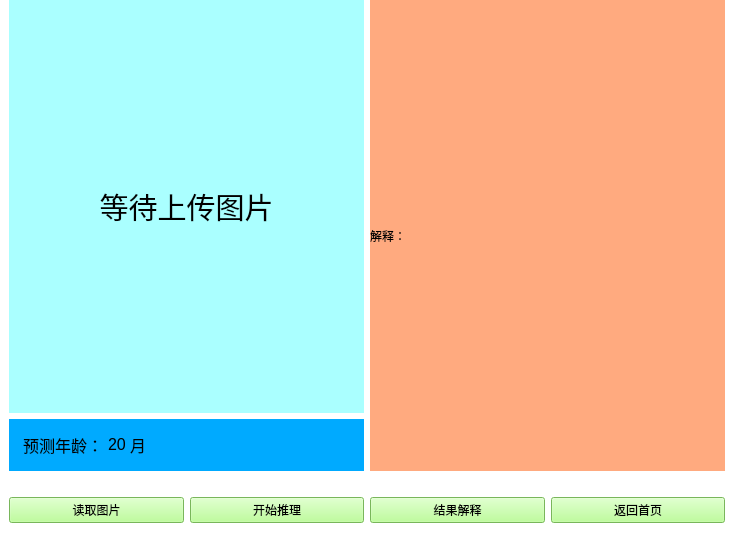
<?xml version="1.0" encoding="UTF-8"?>
<ui version="4.0">
 <class>InferWindow</class>
 <widget class="QMainWindow" name="InferWindow">
  <property name="geometry">
   <rect>
    <x>0</x>
    <y>0</y>
    <width>734</width>
    <height>550</height>
   </rect>
  </property>
  <property name="windowTitle">
   <string>MainWindow</string>
  </property>
  <widget class="QWidget" name="WT2">
   <layout class="QVBoxLayout" name="verticalLayout" stretch="6,1">
    <property name="spacing">
     <number>0</number>
    </property>
    <property name="leftMargin">
     <number>0</number>
    </property>
    <property name="topMargin">
     <number>0</number>
    </property>
    <property name="rightMargin">
     <number>0</number>
    </property>
    <property name="bottomMargin">
     <number>0</number>
    </property>
    <item>
     <widget class="QWidget" name="widget_top" native="true">
      <property name="styleSheet">
       <string notr="true">background-color: rgb(255, 255, 255);</string>
      </property>
      <layout class="QHBoxLayout" name="horizontalLayout_2" stretch="1,1">
       <property name="spacing">
        <number>6</number>
       </property>
       <property name="leftMargin">
        <number>9</number>
       </property>
       <property name="topMargin">
        <number>0</number>
       </property>
       <property name="bottomMargin">
        <number>0</number>
       </property>
       <item>
        <widget class="QWidget" name="widget_tl" native="true">
         <layout class="QVBoxLayout" name="verticalLayout_2" stretch="8,1">
          <property name="leftMargin">
           <number>0</number>
          </property>
          <property name="topMargin">
           <number>0</number>
          </property>
          <property name="rightMargin">
           <number>0</number>
          </property>
          <property name="bottomMargin">
           <number>0</number>
          </property>
          <item>
           <widget class="QWidget" name="widget_tlt" native="true">
            <property name="styleSheet">
             <string notr="true">background-color: rgb(170, 255, 255);</string>
            </property>
            <layout class="QHBoxLayout" name="horizontalLayout_5">
             <item>
              <widget class="QLabel" name="label_5">
               <property name="text">
                <string>&lt;html&gt;&lt;head/&gt;&lt;body&gt;&lt;p align=&quot;center&quot;&gt;&lt;span style=&quot; font-size:22pt;&quot;&gt;等待上传图片&lt;/span&gt;&lt;/p&gt;&lt;/body&gt;&lt;/html&gt;</string>
               </property>
              </widget>
             </item>
            </layout>
           </widget>
          </item>
          <item>
           <widget class="QWidget" name="widget_tlb" native="true">
            <property name="styleSheet">
             <string notr="true">background-color: rgb(0, 170, 255);</string>
            </property>
            <layout class="QHBoxLayout" name="horizontalLayout_4" stretch="4,1,10">
             <property name="spacing">
              <number>0</number>
             </property>
             <item>
              <widget class="QLabel" name="label_2">
               <property name="text">
                <string>&lt;html&gt;&lt;head/&gt;&lt;body&gt;&lt;p align=&quot;center&quot;&gt;&lt;span style=&quot; font-size:12pt;&quot;&gt;预测年龄：&lt;/span&gt;&lt;/p&gt;&lt;/body&gt;&lt;/html&gt;</string>
               </property>
              </widget>
             </item>
             <item>
              <widget class="QLabel" name="label_3">
               <property name="text">
                <string>&lt;html&gt;&lt;head/&gt;&lt;body&gt;&lt;p&gt;&lt;span style=&quot; font-size:12pt;&quot;&gt;20&lt;/span&gt;&lt;/p&gt;&lt;/body&gt;&lt;/html&gt;</string>
               </property>
              </widget>
             </item>
             <item>
              <widget class="QLabel" name="label_4">
               <property name="text">
                <string>&lt;html&gt;&lt;head/&gt;&lt;body&gt;&lt;p&gt;&lt;span style=&quot; font-size:12pt;&quot;&gt;月&lt;/span&gt;&lt;/p&gt;&lt;/body&gt;&lt;/html&gt;</string>
               </property>
              </widget>
             </item>
            </layout>
           </widget>
          </item>
         </layout>
        </widget>
       </item>
       <item>
        <widget class="QWidget" name="widget_tr" native="true">
         <layout class="QHBoxLayout" name="horizontalLayout_3">
          <property name="leftMargin">
           <number>0</number>
          </property>
          <property name="topMargin">
           <number>0</number>
          </property>
          <property name="rightMargin">
           <number>0</number>
          </property>
          <property name="bottomMargin">
           <number>0</number>
          </property>
          <item>
           <widget class="QLabel" name="label">
            <property name="layoutDirection">
             <enum>Qt::LeftToRight</enum>
            </property>
            <property name="styleSheet">
             <string notr="true">background-color: rgb(255, 170, 127);</string>
            </property>
            <property name="text">
             <string>解释：</string>
            </property>
           </widget>
          </item>
         </layout>
        </widget>
       </item>
      </layout>
     </widget>
    </item>
    <item>
     <widget class="QWidget" name="widget_bottom" native="true">
      <property name="styleSheet">
       <string notr="true">background-color: rgb(255, 255, 255);</string>
      </property>
      <layout class="QHBoxLayout" name="horizontalLayout">
       <property name="leftMargin">
        <number>9</number>
       </property>
       <property name="topMargin">
        <number>0</number>
       </property>
       <property name="bottomMargin">
        <number>0</number>
       </property>
       <item>
        <widget class="QPushButton" name="pushButton">
         <property name="styleSheet">
          <string notr="true">background-color: rgb(170, 255, 127);</string>
         </property>
         <property name="text">
          <string>读取图片</string>
         </property>
        </widget>
       </item>
       <item>
        <widget class="QPushButton" name="pushButton_2">
         <property name="styleSheet">
          <string notr="true">background-color: rgb(170, 255, 127);</string>
         </property>
         <property name="text">
          <string>开始推理</string>
         </property>
        </widget>
       </item>
       <item>
        <widget class="QPushButton" name="pushButton_3">
         <property name="styleSheet">
          <string notr="true">background-color: rgb(170, 255, 127);</string>
         </property>
         <property name="text">
          <string>结果解释</string>
         </property>
        </widget>
       </item>
       <item>
        <widget class="QPushButton" name="pushButton_4">
         <property name="styleSheet">
          <string notr="true">background-color: rgb(170, 255, 127);</string>
         </property>
         <property name="text">
          <string>返回首页</string>
         </property>
        </widget>
       </item>
      </layout>
     </widget>
    </item>
   </layout>
  </widget>
 </widget>
 <resources/>
 <connections/>
</ui>
